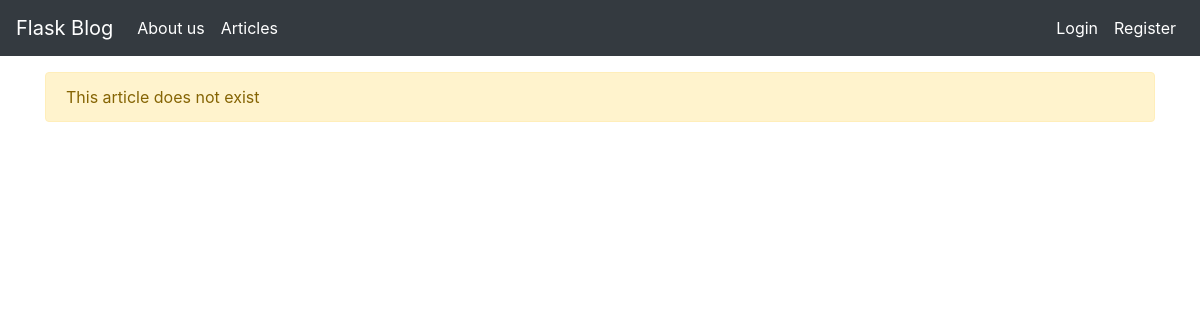
Page /article/4 on the earlier database version.
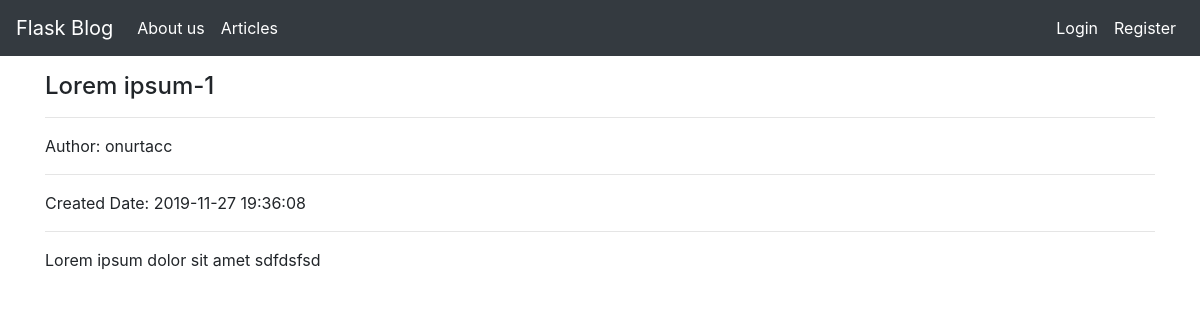
Same page on the later database version.
### tables this page shows
CREATE TABLE "articles"
(
	id INTEGER
		constraint articles_pk
			primary key autoincrement,
	title text,
	author text,
	content text,
	created_date DATETIME default CURRENT_TIMESTAMP
);

### blog.py (the view)
@app.route("/article/<string:article_id>")
def article(article_id):
    db = sqlite3.connect(DATABASE)
    db.row_factory = sqlite3.Row
    cursor = db.cursor()
    query = "SELECT * FROM articles where id=?"
    cursor.execute(query, (article_id,))
    data = cursor.fetchone()
    if data:
        return render_template("article.html", article=data)
    else:
        return render_template("article.html")

### templates/article.html
{% extends 'layout.html' %}
{% block body %}
    {% if article %}
        <h4>{{ article.title }}</h4>
        <hr>
        Author: {{ article.author }}
        <hr>
        Created Date: {{ article.created_date }}
        <hr>
        {{ article.content | safe }}
    {% else %}
        <div class="alert alert-warning">This article does not exist</div>
    {% endif %}
{% endblock %}

Differences in the rows shown:
added articles: title "Lorem ipsum-1", author "onurtacc", created_date "2019-11-27 19:36:08", content "Lorem ipsum dolor sit amet sdfdsfsd"
Other differences:
text no longer shown: "This article does not exist"
text now shown: "Author: Created Date:"
